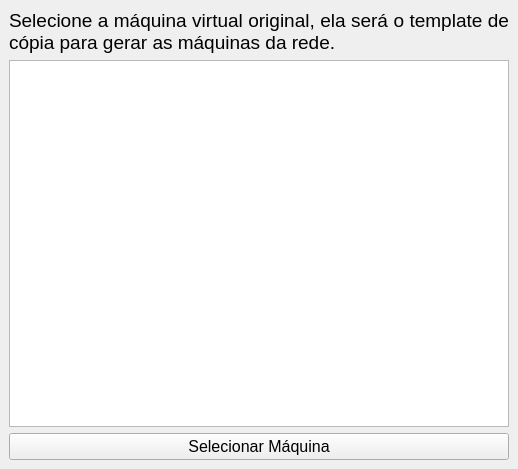
<?xml version="1.0" encoding="UTF-8"?>
<ui version="4.0">
 <class>MainWindow</class>
 <widget class="QMainWindow" name="MainWindow">
  <property name="geometry">
   <rect>
    <x>0</x>
    <y>0</y>
    <width>518</width>
    <height>469</height>
   </rect>
  </property>
  <property name="windowTitle">
   <string>Seleção de Máquina Virtual</string>
  </property>
  <widget class="QWidget" name="centralwidget">
   <layout class="QVBoxLayout" name="verticalLayout_2">
    <item>
     <layout class="QVBoxLayout" name="verticalLayout">
      <item>
       <widget class="QLabel" name="label">
        <property name="font">
         <font>
          <family>Arial</family>
          <pointsize>14</pointsize>
         </font>
        </property>
        <property name="autoFillBackground">
         <bool>false</bool>
        </property>
        <property name="text">
         <string>Selecione a máquina virtual original, ela será o template de cópia para gerar as máquinas da rede.</string>
        </property>
        <property name="scaledContents">
         <bool>false</bool>
        </property>
        <property name="alignment">
         <set>Qt::AlignJustify|Qt::AlignVCenter</set>
        </property>
        <property name="wordWrap">
         <bool>true</bool>
        </property>
       </widget>
      </item>
      <item>
       <widget class="QListWidget" name="listWidget_VM">
        <property name="font">
         <font>
          <family>Arial</family>
          <pointsize>16</pointsize>
         </font>
        </property>
       </widget>
      </item>
      <item>
       <widget class="QPushButton" name="button_select">
        <property name="font">
         <font>
          <family>Arial</family>
          <pointsize>12</pointsize>
         </font>
        </property>
        <property name="text">
         <string>Selecionar Máquina</string>
        </property>
       </widget>
      </item>
     </layout>
    </item>
   </layout>
  </widget>
 </widget>
 <resources/>
 <connections/>
</ui>
